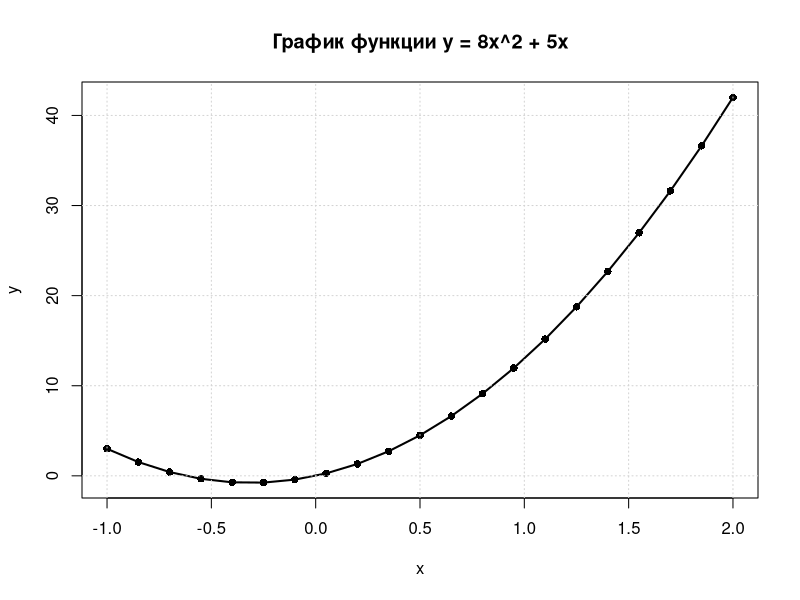

Write R code to recreate this figure.
# y = 8*x^2 + 5*x
# x принадлежит [-1; 2]
# шаг = 0.15

x <- seq(from = -1, to = 2, by = 0.15)
y <- 8 * x^2 + 5 * x


result <- data.frame(x = x, y = y)
print(result)


plot(
  x, y,
  type = "o",
  main = "График функции y = 8x^2 + 5x",
  xlab = "x",
  ylab = "y",
  lwd = 2,
  pch = 16
)

grid()
